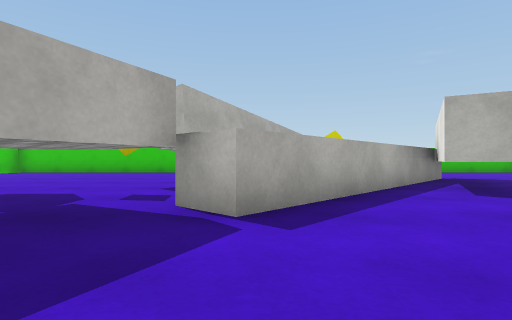
view 1 (above)

17 first-person views from a walk through a scene from a Unity 3-D project. The camera is 0.51 m above the floor, looks level and sees 80° across. The floor is counted in squares, 1 m on a side. Each view is taken from the middle of a square. On the plan, view 1 faces up. The plan holds only what a view shows up to about 9 squares ahead; the rest is blank. The place goes on beyond the plan. The player is left out. Surface patterns are stand-ins for the level's own textures.

view 2
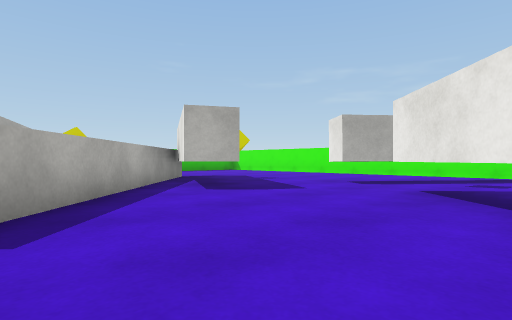

view 3
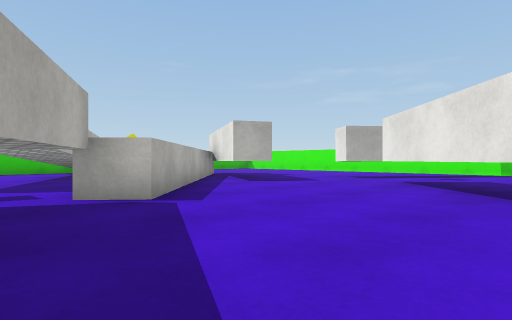

view 4
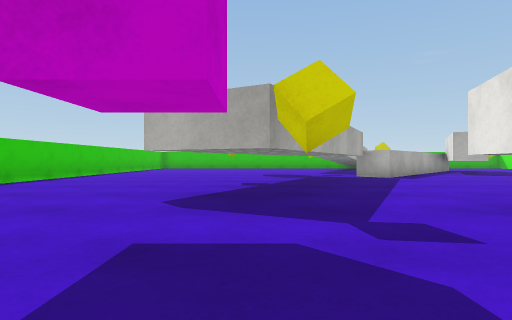

view 5
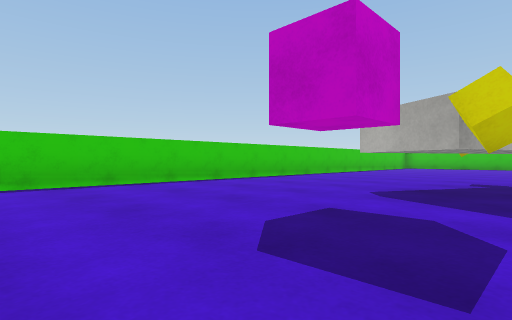

view 6
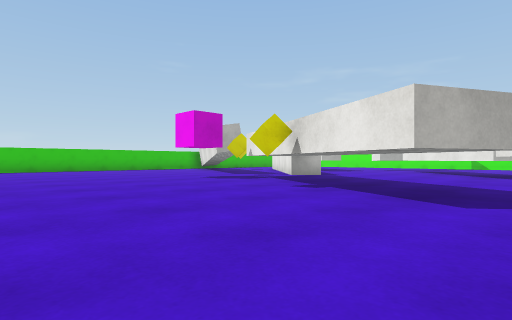

view 7
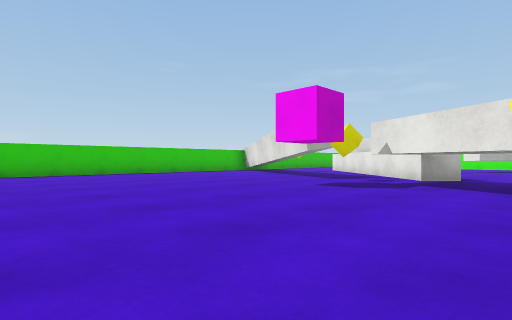

view 8
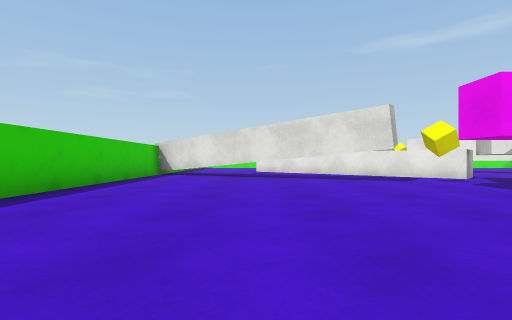

view 9
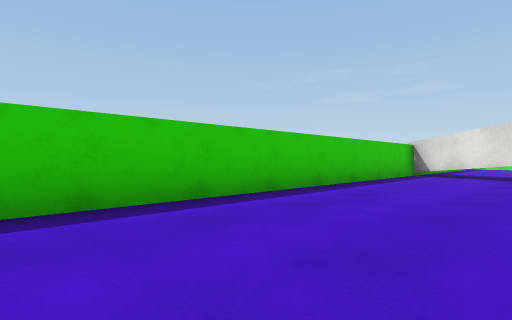

view 10
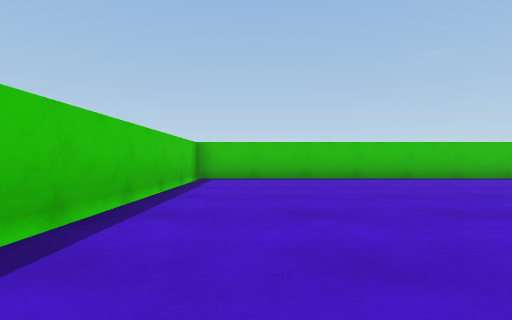

view 11
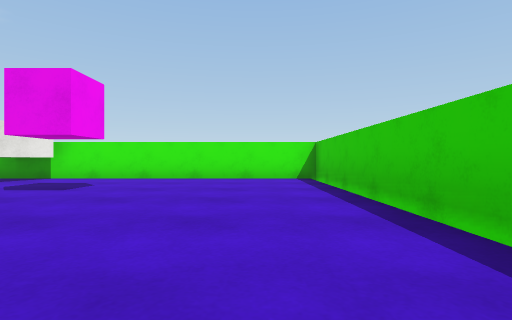

view 12
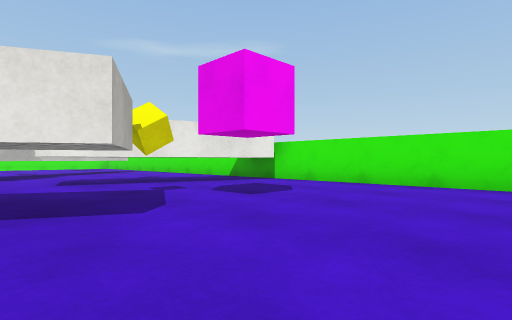

view 13
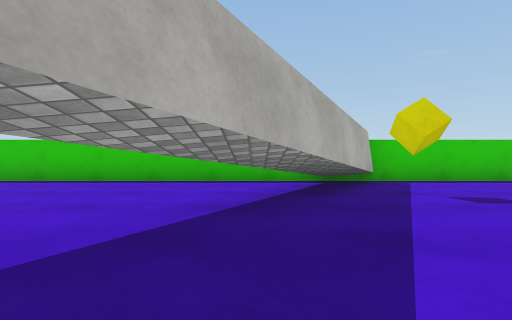

view 14
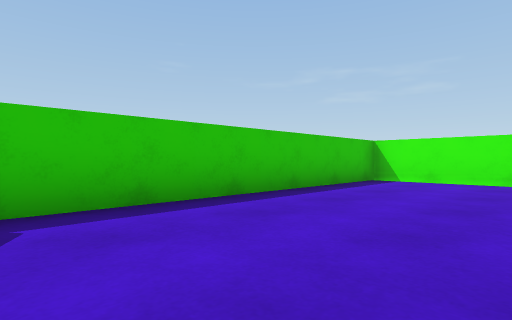

view 15
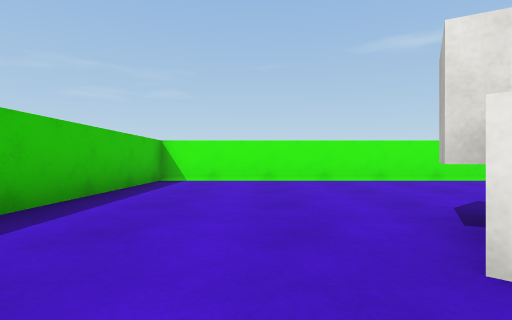

view 16
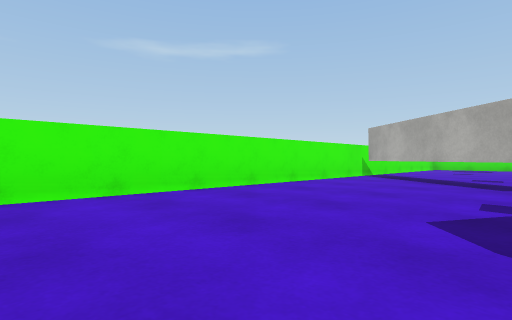

view 17
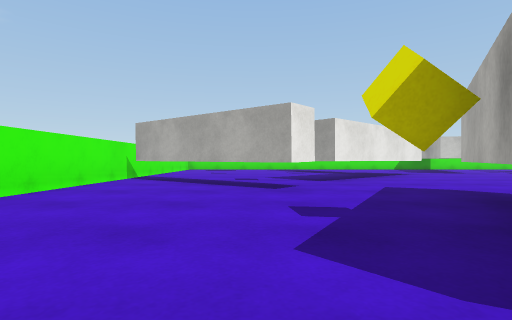

### Floor plan
Key: @ floor where view 1 was taken; # wall or solid block; . floor; C yellow cube; T thing the floor can be seen under or through.
Columns run from 10 left of view 1 to 11 right of it. Each row starts with its distance up from view 1.
 13 ######################
 12 #...........#........#
 11 #..........T#........#
 10 #.........T#.........#
  9 #.........T#C........#
  8 #........TT...##.....#
  7 #........T...###C....#
  6 #.......#T..####.....#
  5  .......C..####......#
  4  .........##.........#
  3 #......TTT#.....##...#
  2 #......TT......#####.#
  1 #....CT T.....###  ###
  0 #.....TT..@..##
 -1 #....T T....##
 -2 #....TT....###
 -3 #.....TC.#
 -4 #.......##
 -5 #.......#
 -6 #.......#
 -7 #.......#
 -8 #########

Positions as (right, up) in squares from view 1, and headings:
1: (0, 0), facing up
2: (0, 0), facing up-right
3: (-2, -1), facing up-right
4: (-4, -6), facing up
5: (-3, -7), facing up-left
6: (-9, -3), facing up-right
7: (-9, 1), facing up-right
8: (-9, 9), facing right
9: (-9, 9), facing up-right
10: (-8, 4), facing up
11: (-8, 1), facing down
12: (-8, -1), facing down-right
13: (0, 5), facing up
14: (3, 9), facing up-right
15: (3, 10), facing right
16: (6, 10), facing down-right
17: (7, 9), facing down
